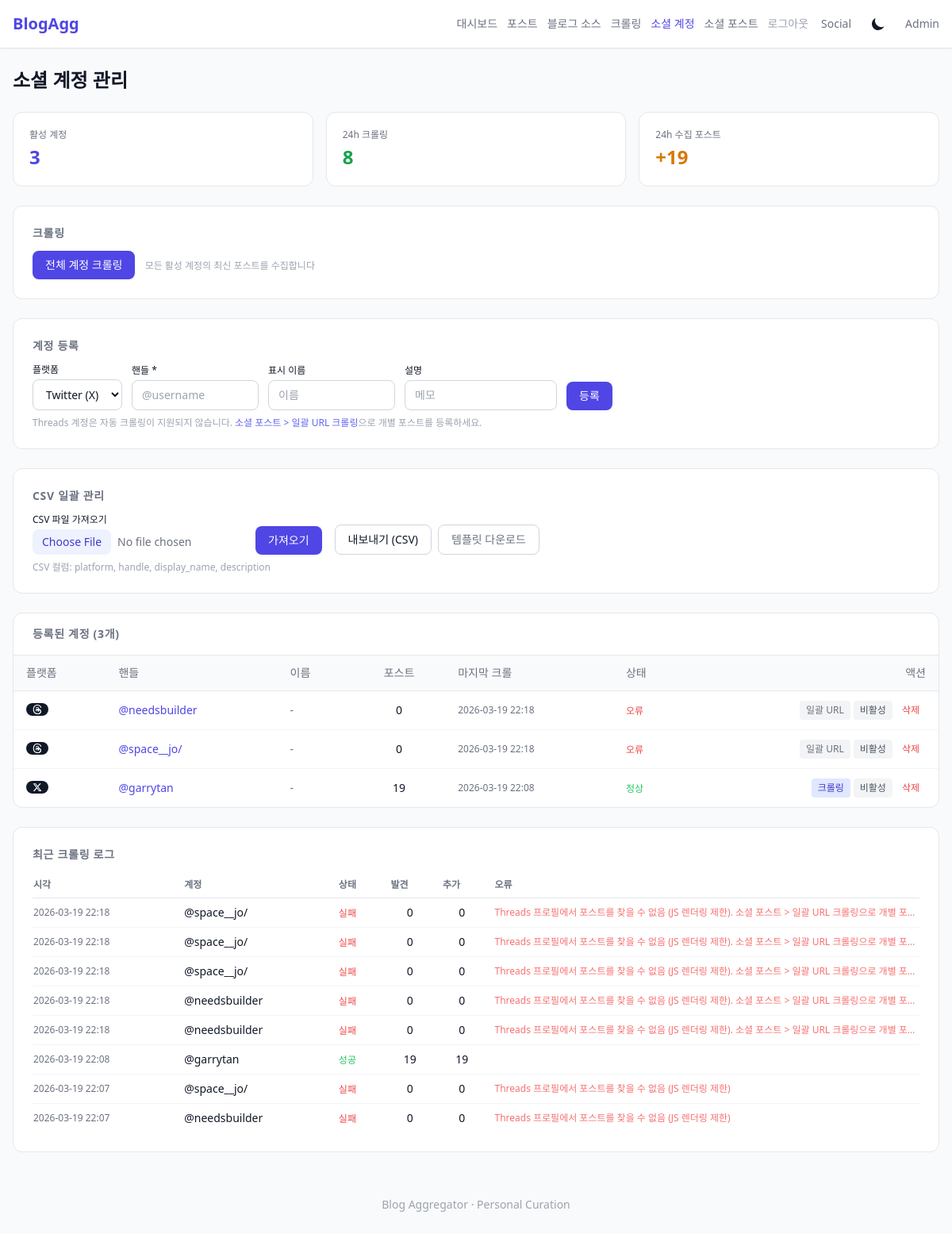
The app's page /admin/social-accounts (signed in), older data.
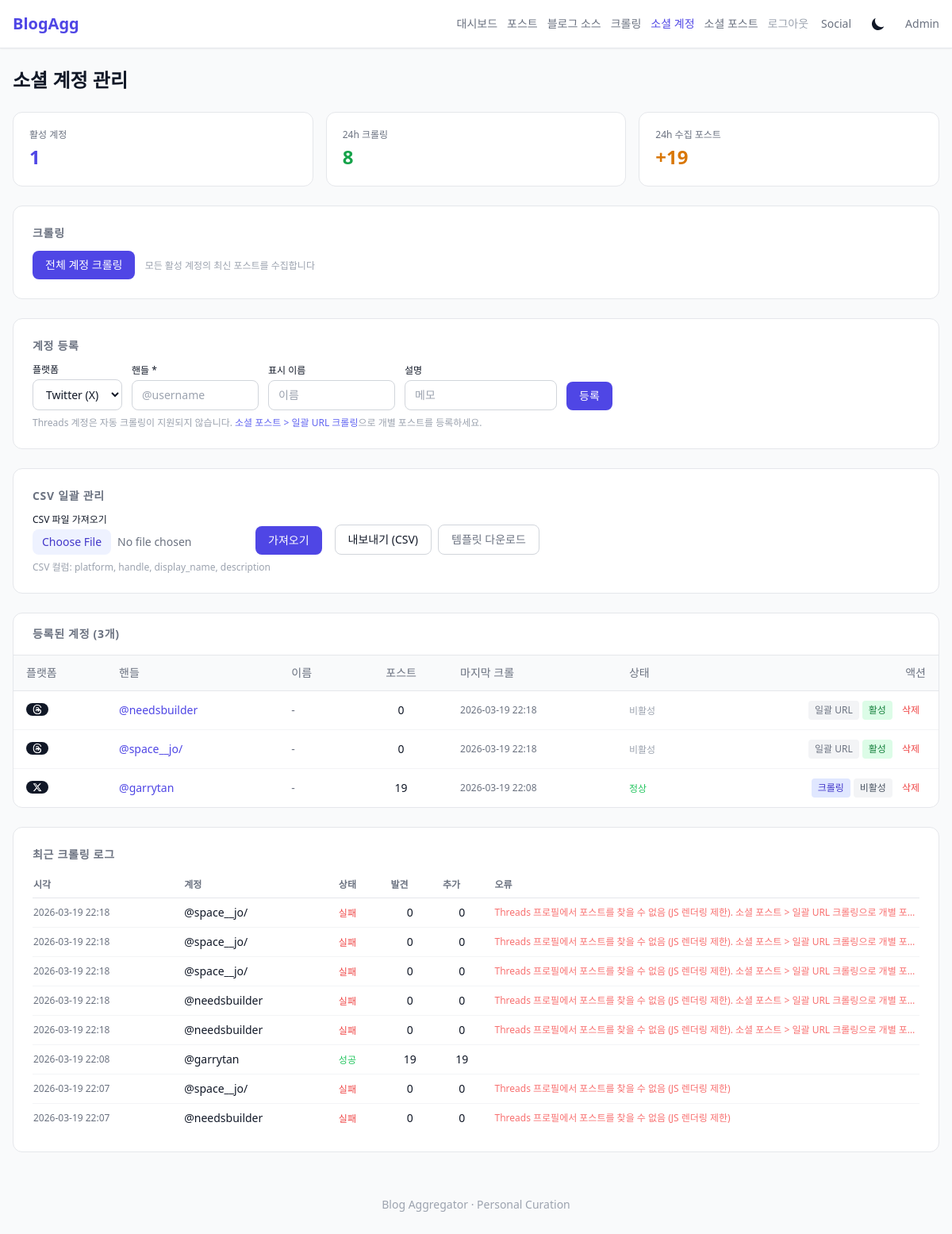
The same page, newer data.
### tables this page shows
CREATE TABLE social_accounts (
            id INTEGER PRIMARY KEY AUTOINCREMENT,
            platform TEXT NOT NULL CHECK(platform IN ('twitter', 'threads')),
            handle TEXT NOT NULL,
            display_name TEXT,
            profile_url TEXT NOT NULL,
            feed_url TEXT,
            description TEXT,
            active INTEGER DEFAULT 1,
            created_at DATETIME DEFAULT CURRENT_TIMESTAMP
        , last_crawled_at TEXT, crawl_error TEXT);

CREATE TABLE social_crawl_logs (
            id INTEGER PRIMARY KEY AUTOINCREMENT,
            account_id INTEGER,
            status TEXT NOT NULL,
            posts_found INTEGER DEFAULT 0,
            posts_added INTEGER DEFAULT 0,
            error_message TEXT,
            crawled_at DATETIME DEFAULT CURRENT_TIMESTAMP,
            FOREIGN KEY (account_id) REFERENCES social_accounts(id) ON DELETE CASCADE
        );

### src/api/admin.py (the view)
@router.get("/social-accounts")
@require_auth
async def social_account_list(request: Request):
    repo = request.app.state.repo
    templates = request.app.state.templates
    accounts = repo.get_all_social_accounts()
    post_counts = repo.get_social_account_post_counts()
    for account in accounts:
        account["post_count"] = post_counts.get(account["id"], 0)
    crawl_stats = repo.get_social_crawl_stats()
    recent_logs = repo.get_social_crawl_logs(limit=30)
    return templates.TemplateResponse("admin/social_accounts.html", {
        "request": request,
        "accounts": accounts,
        "crawl_stats": crawl_stats,
        "recent_logs": recent_logs,
    })

### templates/admin/social_accounts.html (shortened to what this page needs)
{% extends "base.html" %}
{% block nav_extra %}
<div class="flex items-center gap-3 text-sm">
    <a href="/admin/" class="text-gray-500 hover:text-gray-700 dark:text-gray-400 dark:hover:text-gray-200">대시보드</a>
    <a href="/admin/posts" class="text-gray-500 hover:text-gray-700 dark:text-gray-400 dark:hover:text-gray-200">포스트</a>
    <a href="/admin/blogs" class="text-gray-500 hover:text-gray-700 dark:text-gray-400 dark:hover:text-gray-200">블로그 소스</a>
    <a href="/admin/crawl" class="text-gray-500 hover:text-gray-700 dark:text-gray-400 dark:hover:text-gray-200">크롤링</a>
    <a href="/admin/social-accounts" class="text-indigo-600 dark:text-indigo-400 font-medium">소셜 계정</a>
    <a href="/admin/social" class="text-gray-500 hover:text-gray-700 dark:text-gray-400 dark:hover:text-gray-200">소셜 포스트</a>
    <a href="/admin/logout" class="text-gray-400 hover:text-red-500">로그아웃</a>
</div>
{% endblock %}
{% block content %}
<h1 class="text-2xl font-bold mb-6">소셜 계정 관리</h1>
<div class="grid grid-cols-2 sm:grid-cols-3 gap-4 mb-6">
    <div class="bg-white dark:bg-gray-800 rounded-xl p-5 border border-gray-200 dark:border-gray-700">
        <p class="text-xs text-gray-500 dark:text-gray-400 mb-1">활성 계정</p>
        <p class="text-2xl font-bold text-indigo-600 dark:text-indigo-400">{{ crawl_stats.total_active }}</p>
    </div>
    <div class="bg-white dark:bg-gray-800 rounded-xl p-5 border border-gray-200 dark:border-gray-700">
        <p class="text-xs text-gray-500 dark:text-gray-400 mb-1">24h 크롤링</p>
        <p class="text-2xl font-bold text-green-600 dark:text-green-400">{{ crawl_stats.crawls_24h }}</p>
    </div>
    <div class="bg-white dark:bg-gray-800 rounded-xl p-5 border border-gray-200 dark:border-gray-700">
        <p class="text-xs text-gray-500 dark:text-gray-400 mb-1">24h 수집 포스트</p>
        <p class="text-2xl font-bold text-amber-600 dark:text-amber-400">+{{ crawl_stats.posts_added_24h }}</p>
    </div>
</div>
<div class="bg-white dark:bg-gray-800 rounded-xl p-6 border border-gray-200 dark:border-gray-700 mb-6">
    <h2 class="text-sm font-semibold text-gray-500 dark:text-gray-400 uppercase tracking-wider mb-3">크롤링</h2>
    <form method="post" action="/admin/social-accounts/crawl/all"
          onsubmit="this.querySelector('button').disabled=true; this.querySelector('button').textContent='크롤링 중...'">
        <button type="submit" class="px-4 py-2 bg-indigo-600 text-white text-sm rounded-lg hover:bg-indigo-700">
            전체 계정 크롤링
        </button>
        <span class="text-xs text-gray-400 ml-2">모든 활성 계정의 최신 포스트를 수집합니다</span>
    </form>
</div>
<div class="bg-white dark:bg-gray-800 rounded-xl p-6 border border-gray-200 dark:border-gray-700 mb-6">
    <h2 class="text-sm font-semibold text-gray-500 dark:text-gray-400 uppercase tracking-wider mb-3">계정 등록</h2>
    <form method="post" action="/admin/social-accounts" class="flex flex-wrap items-end gap-3">
        <div>
            <label class="block text-xs font-medium mb-1">플랫폼</label>
            <select name="platform" required
                    class="px-3 py-2 rounded-lg border border-gray-300 dark:border-gray-600 bg-white dark:bg-gray-700 text-sm focus:outline-none focus:ring-2 focus:ring-indigo-500">
                <option value="twitter">Twitter (X)</option>
            </select>
        </div>
        <div>
            <label class="block text-xs font-medium mb-1">핸들 *</label>
            <input type="text" name="handle" required placeholder="@username"
                   class="px-3 py-2 rounded-lg border border-gray-300 dark:border-gray-600 bg-white dark:bg-gray-700 text-sm focus:outline-none focus:ring-2 focus:ring-indigo-500 w-40">
        </div>
        <div>
            <label class="block text-xs font-medium mb-1">표시 이름</label>
            <input type="text" name="display_name" placeholder="이름"
                   class="px-3 py-2 rounded-lg border border-gray-300 dark:border-gray-600 bg-white dark:bg-gray-700 text-sm focus:outline-none focus:ring-2 focus:ring-indigo-500 w-40">
        </div>
        <div>
            <label class="block text-xs font-medium mb-1">설명</label>
            <input type="text" name="description" placeholder="메모"
                   class="px-3 py-2 rounded-lg border border-gray-300 dark:border-gray-600 bg-white dark:bg-gray-700 text-sm focus:outline-none focus:ring-2 focus:ring-indigo-500 w-48">
        </div>
        <button type="submit" class="px-4 py-2 bg-indigo-600 text-white text-sm rounded-lg hover:bg-indigo-700">등록</button>
    </form>
    <p class="text-xs text-gray-400 mt-2">Threads 계정은 자동 크롤링이 지원되지 않습니다. <a href="/admin/social" class="text-indigo-500 hover:underline">소셜 포스트 > 일괄 URL 크롤링</a>으로 개별 포스트를 등록하세요.</p>
</div>
<div class="bg-white dark:bg-gray-800 rounded-xl p-6 border border-gray-200 dark:border-gray-700 mb-6">
    <h2 class="text-sm font-semibold text-gray-500 dark:text-gray-400 uppercase tracking-wider mb-3">CSV 일괄 관리</h2>
    <div class="flex flex-wrap items-end gap-4">
        <form method="post" action="/admin/social-accounts/import" enctype="multipart/form-data" class="flex items-end gap-2">
            <div>
                <label class="block text-xs font-medium mb-1">CSV 파일 가져오기</label>
                <input type="file" name="file" accept=".csv" required
                       class="text-sm text-gray-500 file:mr-2 file:py-1.5 file:px-3 file:rounded-lg file:border-0 file:text-sm file:bg-indigo-50 file:text-indigo-700 hover:file:bg-indigo-100 dark:file:bg-indigo-900 dark:file:text-indigo-300">
            </div>
            <button type="submit" class="px-4 py-2 bg-indigo-600 text-white text-sm rounded-lg hover:bg-indigo-700 whitespace-nowrap">가져오기</button>
        </form>
        <div class="flex gap-2">
            <a href="/admin/social-accounts/export" class="px-4 py-2 border border-gray-300 dark:border-gray-600 text-sm rounded-lg hover:bg-gray-50 dark:hover:bg-gray-700 whitespace-nowrap">내보내기 (CSV)</a>
            <a href="/admin/social-accounts/template" class="px-4 py-2 border border-gray-300 dark:border-gray-600 text-sm rounded-lg hover:bg-gray-50 dark:hover:bg-gray-700 text-gray-500 whitespace-nowrap">템플릿 다운로드</a>
        </div>
    </div>
    <p class="text-xs text-gray-400 mt-2">CSV 컬럼: platform, handle, display_name, description</p>
</div>
<div class="bg-white dark:bg-gray-800 rounded-xl border border-gray-200 dark:border-gray-700 overflow-hidden mb-6">
    <div class="px-6 py-4 border-b border-gray-200 dark:border-gray-700">
        <h2 class="text-sm font-semibold text-gray-500 dark:text-gray-400 uppercase tracking-wider">
            등록된 계정 ({{ accounts | length }}개)
        </h2>
    </div>
    {% if accounts %}
    <div class="overflow-x-auto">
        <table class="w-full text-sm">
            <thead class="bg-gray-50 dark:bg-gray-750 border-b border-gray-200 dark:border-gray-700">
                <tr>
                    <th class="text-left px-4 py-3 font-medium text-gray-500 dark:text-gray-400">플랫폼</th>
                    <th class="text-left px-4 py-3 font-medium text-gray-500 dark:text-gray-400">핸들</th>
                    <th class="text-left px-4 py-3 font-medium text-gray-500 dark:text-gray-400 hidden md:table-cell">이름</th>
                    <th class="text-center px-4 py-3 font-medium text-gray-500 dark:text-gray-400">포스트</th>
                    <th class="text-left px-4 py-3 font-medium text-gray-500 dark:text-gray-400 hidden lg:table-cell">마지막 크롤</th>
                    <th class="text-left px-4 py-3 font-medium text-gray-500 dark:text-gray-400">상태</th>
                    <th class="text-right px-4 py-3 font-medium text-gray-500 dark:text-gray-400">액션</th>
                </tr>
            </thead>
            <tbody class="divide-y divide-gray-100 dark:divide-gray-700">
                {% for acc in accounts %}
                <tr class="hover:bg-gray-50 dark:hover:bg-gray-750">
                    <td class="px-4 py-3">
                        {% if acc.platform == 'twitter' %}
                        <span class="inline-flex items-center gap-1 px-2 py-0.5 text-xs rounded-full bg-gray-900 text-white dark:bg-gray-100 dark:text-gray-900">
                            <svg class="w-3 h-3" viewBox="0 0 24 24" fill="currentColor"><path d="M18.244 2.25h3.308l-7.227 8.26 8.502 11.24H16.17l-5.214-6.817L4.99 21.75H1.68l7.73-8.835L1.254 2.25H8.08l4.713 6.231zm-1.161 17.52h1.833L7.084 4.126H5.117z"/></svg>
                        </span>
                        {% else %}
                        <span class="inline-flex items-center gap-1 px-2 py-0.5 text-xs rounded-full bg-gray-900 text-white dark:bg-gray-100 dark:text-gray-900">
                        </span>
                        {% endif %}
                    </td>
                    <td class="px-4 py-3">
                        <a href="{{ acc.profile_url }}" target="_blank" rel="noopener noreferrer"
                           class="font-medium text-indigo-600 dark:text-indigo-400 hover:underline">{{ acc.handle }}</a>
                    </td>
                    <td class="px-4 py-3 text-gray-500 dark:text-gray-400 hidden md:table-cell">{{ acc.display_name or "-" }}</td>
                    <td class="px-4 py-3 text-center">{{ acc.post_count }}</td>
                    <td class="px-4 py-3 text-xs text-gray-500 hidden lg:table-cell">{{ acc.last_crawled_at[:16] if acc.last_crawled_at else "-" }}</td>
                    <td class="px-4 py-3">
                        {% if not acc.active %}
                            <span class="text-xs text-gray-400">비활성</span>
                        {% elif acc.crawl_error %}
                            <span class="text-xs text-red-500" title="{{ acc.crawl_error }}">오류</span>
                        {% elif acc.last_crawled_at %}
                            <span class="text-xs text-green-500">정상</span>
                        {% else %}
                            <span class="text-xs text-gray-400">미실행</span>
                        {% endif %}
                    </td>
                    <td class="px-4 py-3 text-right">
                        <div class="flex items-center justify-end gap-1">
                            {% if acc.platform == 'threads' %}
                            <a href="/admin/social" class="px-2 py-1 text-xs bg-gray-100 dark:bg-gray-700 text-gray-500 dark:text-gray-400 rounded hover:bg-gray-200 dark:hover:bg-gray-600" title="Threads는 자동 크롤링 미지원. 일괄 URL로 등록하세요.">일괄 URL</a>
                            {% else %}
                            <form method="post" action="/admin/social-accounts/{{ acc.id }}/crawl" class="inline">
                                <button type="submit" class="px-2 py-1 text-xs bg-indigo-100 dark:bg-indigo-900 text-indigo-700 dark:text-indigo-300 rounded hover:bg-indigo-200 dark:hover:bg-indigo-800">크롤링</button>
                            </form>
                            {% endif %}
                            <form method="post" action="/admin/social-accounts/{{ acc.id }}/toggle" class="inline">
                                <button type="submit" class="px-2 py-1 text-xs {% if acc.active %}bg-gray-100 dark:bg-gray-700 text-gray-600 dark:text-gray-400{% else %}bg-green-100 dark:bg-green-900 text-green-700 dark:text-green-300{% endif %} rounded">
                                    {% if acc.active %}비활성{% else %}활성{% endif %}
                                </button>
                            </form>
                            <form method="post" action="/admin/social-accounts/{{ acc.id }}/delete" class="inline"
                                  onsubmit="return confirm('이 계정을 삭제하시겠습니까?')">
                                <button type="submit" class="px-2 py-1 text-xs text-red-500 hover:underline">삭제</button>
                            </form>
                        </div>
                    </td>
                </tr>
                {% endfor %}
            </tbody>
        </table>
    </div>
    {% else %}
    <div class="text-center py-12 text-gray-400">
        <p>등록된 소셜 계정이 없습니다.</p>
        <p class="text-sm mt-1">위 폼에서 Twitter/Threads 계정을 등록하세요.</p>
    </div>
    {% endif %}
</div>
{% if recent_logs %}
<div class="bg-white dark:bg-gray-800 rounded-xl p-6 border border-gray-200 dark:border-gray-700">
    <h2 class="text-sm font-semibold text-gray-500 dark:text-gray-400 uppercase tracking-wider mb-3">최근 크롤링 로그</h2>
    <div class="overflow-x-auto">
        <table class="w-full text-sm">
            <thead>
                <tr class="border-b border-gray-200 dark:border-gray-700 text-left text-xs text-gray-500 uppercase">
                    <th class="py-2 pr-4">시각</th>
                    <th class="py-2 pr-4">계정</th>
                    <th class="py-2 pr-4">상태</th>
                    <th class="py-2 pr-4">발견</th>
                    <th class="py-2 pr-4">추가</th>
                    <th class="py-2">오류</th>
                </tr>
            </thead>
            <tbody class="divide-y divide-gray-100 dark:divide-gray-700">
                {% for log in recent_logs %}
                <tr>
                    <td class="py-2 pr-4 text-xs text-gray-500">{{ log.crawled_at[:16] if log.crawled_at else "" }}</td>
                    <td class="py-2 pr-4">{{ log.account_handle or "?" }}</td>
                    <td class="py-2 pr-4">
                        {% if log.status == 'success' %}
                            <span class="text-xs text-green-500 font-medium">성공</span>
                        {% else %}
                            <span class="text-xs text-red-500 font-medium">실패</span>
                        {% endif %}
                    </td>
                    <td class="py-2 pr-4 text-center">{{ log.posts_found }}</td>
                    <td class="py-2 pr-4 text-center">{{ log.posts_added }}</td>
                    <td class="py-2 text-xs text-red-400 max-w-xs truncate">{{ log.error_message or "" }}</td>
                </tr>
                {% endfor %}
            </tbody>
        </table>
    </div>
</div>
{% endif %}
{% endblock %}

Row changes from the older to the newer data that the page shows:
changed social_accounts "@needsbuilder": active "오류" → "활성"
changed social_accounts "@space__jo/": active "오류" → "활성"
Text that changed along with them:
{{ crawl_stats.total_active }}: "3" → "1"
